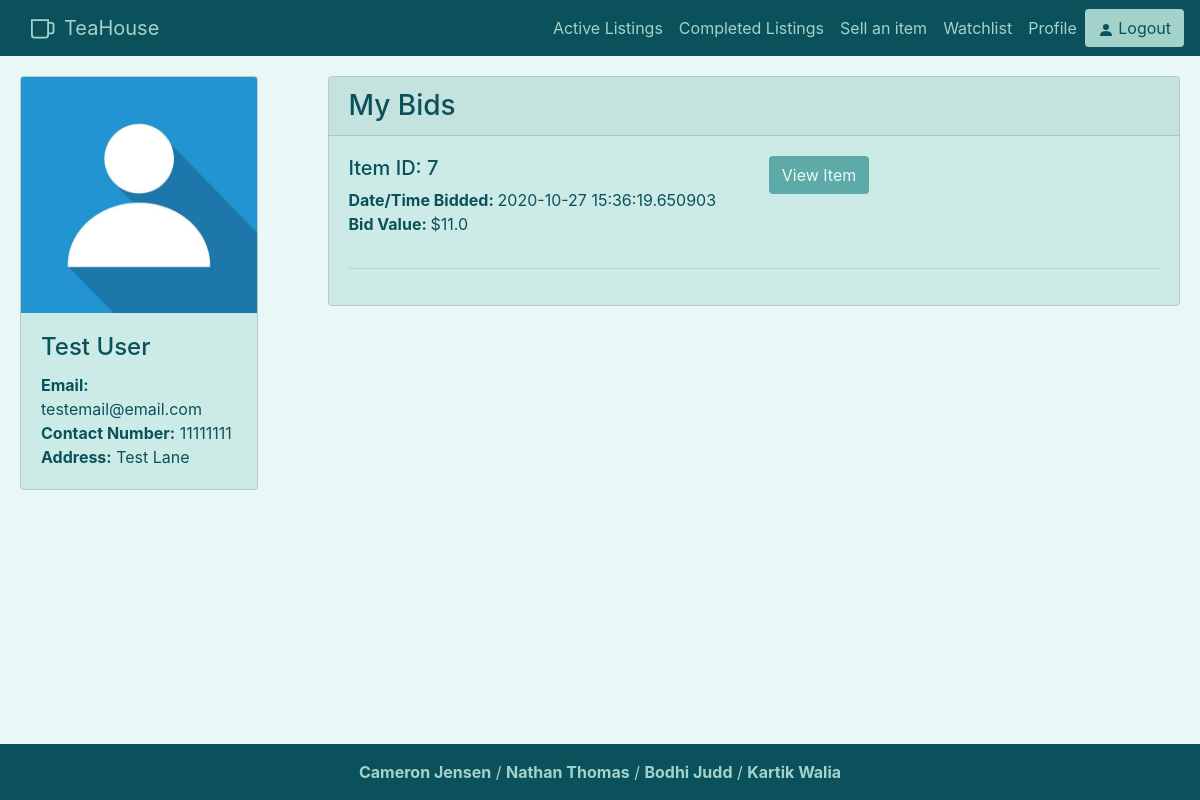
/bids (signed in), run on an earlier commit of the app's database.
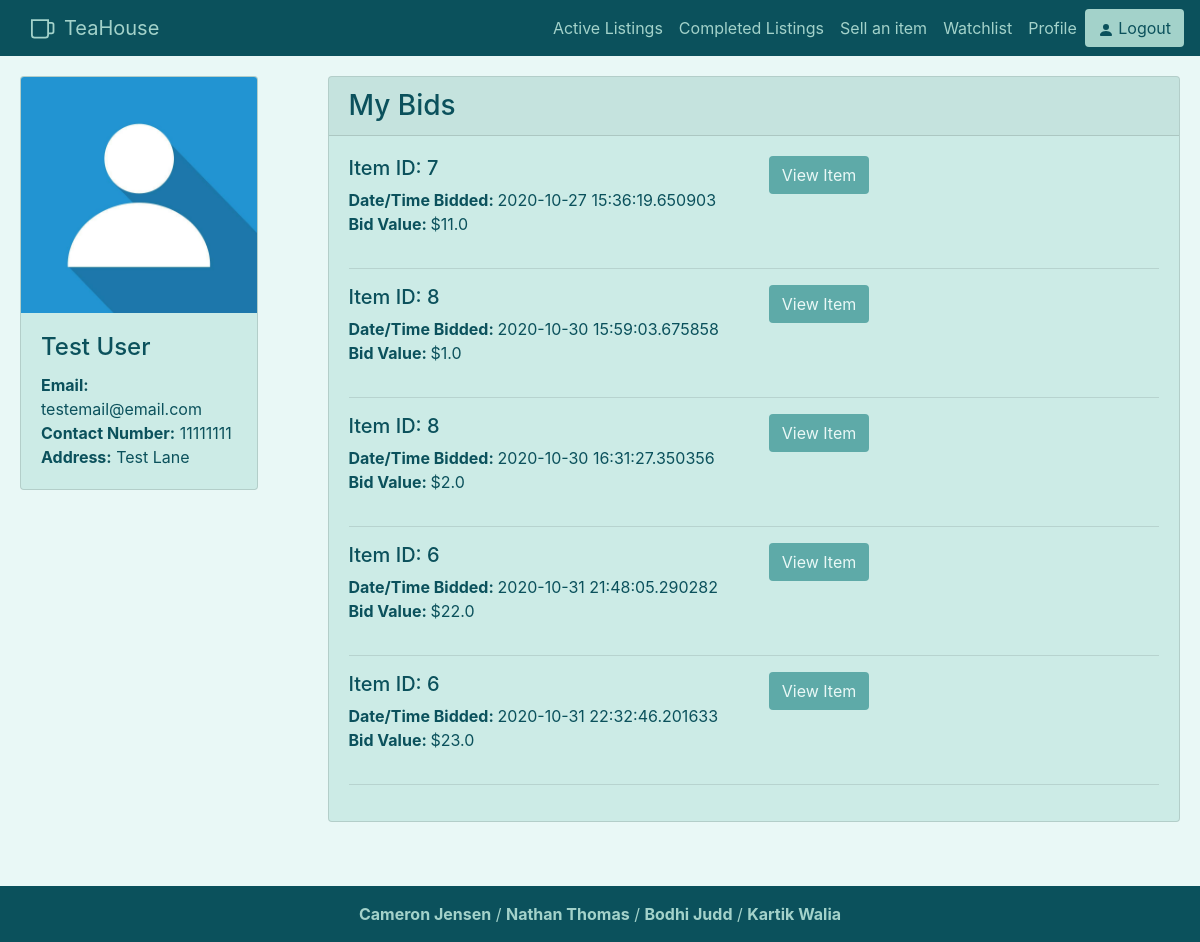
And on a later commit of the database.
### auction/models.py (models this page shows)
class Bid(db.Model):
    __tablename__ = 'bid'
    __table_args__ = {'extend_existing': True}
    id = db.Column(db.Integer, primary_key = True)
    listing_id = db.Column(db.Integer, db.ForeignKey('auctionListing.id'))
    user_id = db.Column(db.Integer, db.ForeignKey('users.id'))
    bid_amount = db.Column(db.Float, nullable=False)
    bid_time = db.Column(db.DateTime, default=datetime.now())
    bid_status = db.Column(db.Integer, nullable = False)

### auction/views.py (the view)
@bp.route('/bids')
@login_required
def bids():
    bids = Bid.query.filter_by(user_id = current_user.id)
    return render_template('profileBids.html', bids = bids)

### auction/templates/profileBids.html
{% extends 'base.html' %}
{% block content %}
<div class="row">
    <div class="col-lg-3" style="padding-bottom: 40px;">
        <div class="card" style="margin:20px;">
            <img class="card-img-top" src="/static/image/profile.jpg">
            <div class="card-body">
                <h4 class="card-title">{{current_user.username}}</h5>
                    <b>Email:</b> {{current_user.email}}<br>
                    <b>Contact Number:</b> {{current_user.contact_number}}<br>
                    <b>Address:</b> {{current_user.address}}
            </div>
        </div>
    </div>
    <div class="col-lg" style="padding-bottom: 40px;">
        <div class="card" style="margin:20px">
            <h3 class="card-header">My Bids</h3>
            <div class="card-body">
                {% for bid in bids %}
                <div class="card-block">
                    <div class="row">
                        <div class="col">
                            <h5>Item ID: {{bid.listing_id}}</h5>
                            <p>
                                <strong>Date/Time Bidded: </strong>{{bid.bid_time}}<br>
                                <strong>Bid Value: </strong>${{bid.bid_amount}}
                            </p>
                        </div>
                        <div class="col">
                            <a href="/tea/{{bid.listing_id}}" class="btn btn-default item-btn">View Item</a>
                        </div>
                    </div>
                    <hr>
                </div>
                {% endfor %}
            </div>
        </div>
    </div>
</div>
{% endblock %}

What changed in the data, as far as the page shows it:
added Bid: listing_id "8", bid_time "2020-10-30 15:59:03.675858", bid_amount "1.0"
added Bid: listing_id "8", bid_time "2020-10-30 16:31:27.350356", bid_amount "2.0"
added Bid: listing_id "6", bid_time "2020-10-31 21:48:05.290282", bid_amount "22.0"
added Bid: listing_id "6", bid_time "2020-10-31 22:32:46.201633", bid_amount "23.0"
